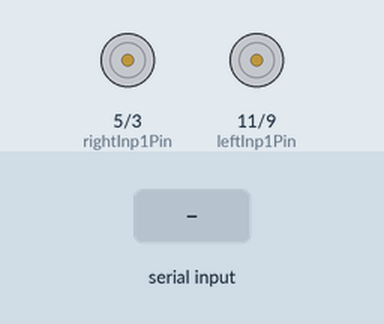
This sketch was run on a simulated Arduino Uno, built with avr-gcc and run on an emulated ATmega328P. Shown: motor-driver pin pairs drawn as motors (green arrow = first pin HIGH = forward, orange = second pin HIGH = backward, longer = more drive, scaled by the enable pin). The test bench sets the inputs (shaded band).

Above: at 1.2 s.
1.3 s: "F" received over Serial
At 2.5 s:
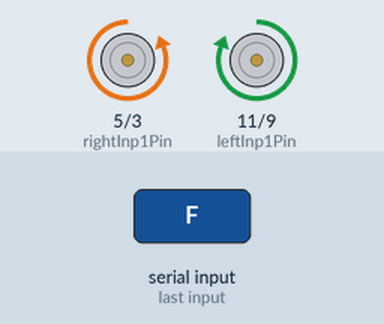
2.8 s: "B" received over Serial
At 3.8 s:
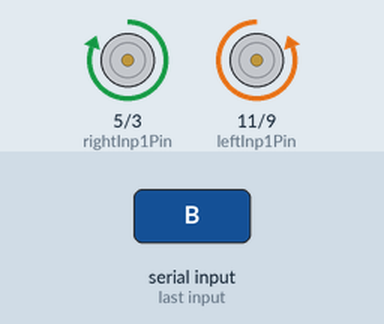
4.3 s: "L" received over Serial
At 4.9 s:
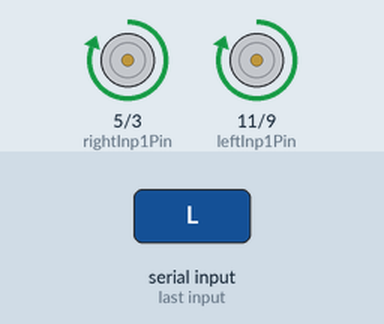
5.8 s: "R" received over Serial
At 6.1 s:
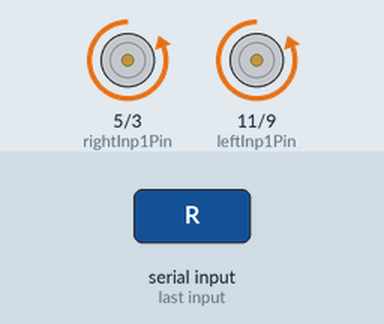
7.3 s: "X" received over Serial
At 8.4 s:
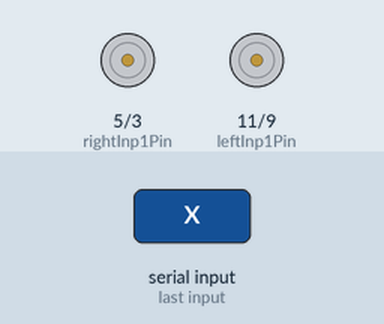
Timing chart, 0 to 9.8 s (numbered marks = the images above; inputs shaded):
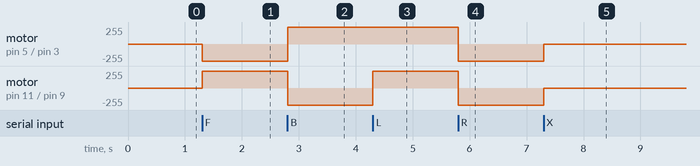

The sketch:

ArduinoCartController.ino
```cpp
 /* Represents the control signals
  * needed to control the motor
  */
 struct motorSignals {
   int enable;
   int input1;
   int input2;
 } left_mSignals, right_mSignals;

char message; // variable to receive data from the serial port

//Pin Mappings for left motor
int leftEnablePin = 13;
int leftInp1Pin = 11;
int leftInp2Pin = 9;

//Pin Mappings for right motor
int rightEnablePin = 7;
int rightInp1Pin = 5;
int rightInp2Pin = 3;


void turnOffMotors()
{
  left_mSignals.enable = LOW;
  right_mSignals.enable = LOW;
}

void setMoveForward()
{
  left_mSignals.enable = HIGH;
  left_mSignals.input1 = HIGH;
  left_mSignals.input2 = LOW;

  right_mSignals.enable = HIGH;
  right_mSignals.input1 = LOW;
  right_mSignals.input2 = HIGH;
}

void setMoveBackward()
{
  left_mSignals.enable = HIGH;
  left_mSignals.input1 = LOW;
  left_mSignals.input2 = HIGH;

  right_mSignals.enable = HIGH;
  right_mSignals.input1 = HIGH;
  right_mSignals.input2 = LOW;
}

void setTurnLeft()
{
  left_mSignals.enable = HIGH;
  left_mSignals.input1 = HIGH;
  left_mSignals.input2 = LOW;

  right_mSignals.enable = HIGH;
  right_mSignals.input1 = HIGH;
  right_mSignals.input2 = LOW;
}

void setTurnRight()
{
  left_mSignals.enable = HIGH;
  left_mSignals.input1 = LOW;
  left_mSignals.input2 = HIGH;

  right_mSignals.enable = HIGH;
  right_mSignals.input1 = LOW;
  right_mSignals.input2 = HIGH;
}

void setup() {
  message = 'X';
  pinMode(leftEnablePin, OUTPUT);
  pinMode(leftInp1Pin, OUTPUT);
  pinMode(leftInp2Pin, OUTPUT);
  pinMode(rightEnablePin, OUTPUT);
  pinMode(rightInp1Pin, OUTPUT);
  pinMode(rightInp2Pin, OUTPUT);

  Serial.begin(9600);       // start serial communication at 9600bps
}


/* Main Loop */

void loop() {
  if( Serial.available() > 0 )       // if data is available to read
  {
    message = Serial.read();         // read it and store it in 'val'

    switch (message) {
      case 'F':
         //Serial.println(message);
         setMoveForward();
         break;
      case 'B':
        //Serial.println(message);
        setMoveBackward();
        break;
      case 'L':
        //Serial.println(message);
        setTurnLeft();
        break;
      case 'R':
        //Serial.println(message);
        setTurnRight();
        break;
      case 'X':
        //Serial.println(message);
        turnOffMotors();
        break;
    }
    delay(1);//Delay between reads for stability
  }

  digitalWrite(leftEnablePin, left_mSignals.enable);
  digitalWrite(leftInp1Pin, left_mSignals.input1);
  digitalWrite(leftInp2Pin, left_mSignals.input2);
  digitalWrite(rightEnablePin, right_mSignals.enable);
  digitalWrite(rightInp1Pin, right_mSignals.input1);
  digitalWrite(rightInp2Pin, right_mSignals.input2);
}
```

Measured:
- after the input at 1.3 s, motor on pin 5 (rightInp1Pin) / pin 3 (rightInp2Pin): stopped → backward 255/255 at once; motor on pin 11 (leftInp1Pin) / pin 9 (leftInp2Pin): stopped → forward 255/255 at once
- after the input at 2.8 s, motor on pin 5 (rightInp1Pin) / pin 3 (rightInp2Pin): backward 255/255 → forward 255/255 at once; motor on pin 11 (leftInp1Pin) / pin 9 (leftInp2Pin): forward 255/255 → backward 255/255 at once
- after the input at 4.3 s, motor on pin 11 (leftInp1Pin) / pin 9 (leftInp2Pin): backward 255/255 → forward 255/255 at once
- after the input at 5.8 s, motor on pin 5 (rightInp1Pin) / pin 3 (rightInp2Pin), motor on pin 11 (leftInp1Pin) / pin 9 (leftInp2Pin): forward 255/255 → backward 255/255 at once
- after the input at 7.3 s, motor on pin 5 (rightInp1Pin) / pin 3 (rightInp2Pin), motor on pin 11 (leftInp1Pin) / pin 9 (leftInp2Pin): backward 255/255 → stopped at once
